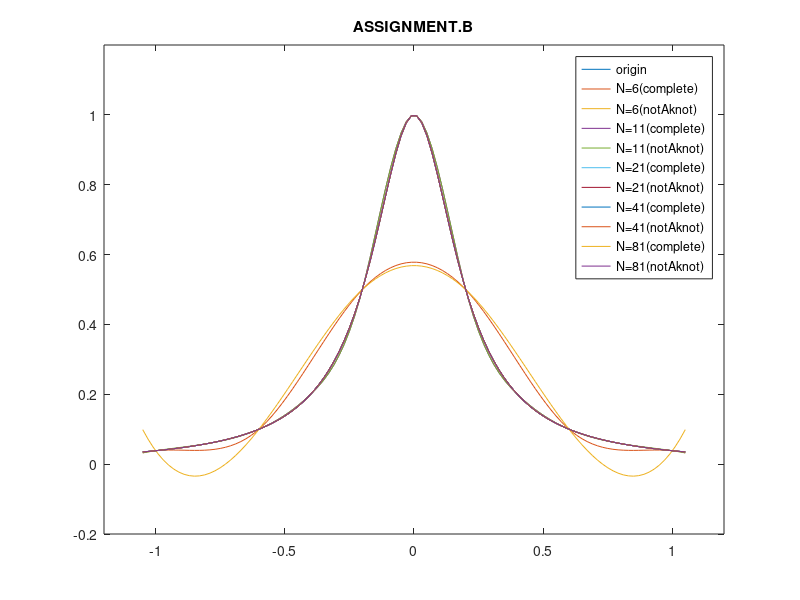

This figure's MATLAB source:
x = [-1.05:0.02:1.05];
origin = 1./(1+25*x.^2);

y1 = ( 1.87749 + 6.21302*x.^1 + 6.98292*x.^2 + 2.60893*x.^3 ).*(x<-0.6) ...
+( 0.55 + -0.424422*x.^1 + -4.07948*x.^2 + -3.53685*x.^3 ).*(x>=-0.6 & x<-0.2) ...
+( 0.578295 + -1.33227e-15*x.^1 + -1.95737*x.^2 + 8.51171e-15*x.^3 ).*(x>=-0.2 & x<0.2) ...
+( 0.55 + 0.424422*x.^1 + -4.07948*x.^2 + 3.53685*x.^3 ).*(x>=0.2 & x<0.6) ...
+( 1.87749 + -6.21302*x.^1 + 6.98292*x.^2 + -2.60893*x.^3 ).*(x>=0.6);

y2 = ( 0.55 + -0.276923*x.^1 + -3.09615*x.^2 + -2.30769*x.^3 ).*(x<-0.6) ...
+( 0.55 + -0.276923*x.^1 + -3.09615*x.^2 + -2.30769*x.^3 ).*(x>=-0.6 & x<-0.2) ...
+( 0.568462 + -1.22125e-15*x.^1 + -1.71154*x.^2 + 7.58652e-15*x.^3 ).*(x>=-0.2 & x<0.2) ...
+( 0.55 + 0.276923*x.^1 + -3.09615*x.^2 + 2.30769*x.^3 ).*(x>=0.2 & x<0.6) ...
+( 0.55 + 0.276923*x.^1 + -3.09615*x.^2 + 2.30769*x.^3 ).*(x>=0.6);

y3 = ( 0.317453 + 0.566269*x.^1 + 0.369527*x.^2 + 0.0822499*x.^3 ).*(x<-0.8) ...
+( 0.768288 + 2.2569*x.^1 + 2.48282*x.^2 + 0.962788*x.^3 ).*(x>=-0.8 & x<-0.6) ...
+( 0.736956 + 2.10024*x.^1 + 2.22172*x.^2 + 0.817731*x.^3 ).*(x>=-0.6 & x<-0.4) ...
+( 1.54308 + 8.14614*x.^1 + 17.3365*x.^2 + 13.4133*x.^3 ).*(x>=-0.4 & x<-0.2) ...
+( 1 + 1.33227e-15*x.^1 + -23.3942*x.^2 + -54.4711*x.^3 ).*(x>=-0.2 & x<0) ...
+( 1 + 8.88178e-16*x.^1 + -23.3942*x.^2 + 54.4711*x.^3 ).*(x>=0 & x<0.2) ...
+( 1.54308 + -8.14614*x.^1 + 17.3365*x.^2 + -13.4133*x.^3 ).*(x>=0.2 & x<0.4) ...
+( 0.736956 + -2.10024*x.^1 + 2.22172*x.^2 + -0.817731*x.^3 ).*(x>=0.4 & x<0.6) ...
+( 0.768288 + -2.2569*x.^1 + 2.48282*x.^2 + -0.962788*x.^3 ).*(x>=0.6 & x<0.8) ...
+( 0.317453 + -0.566269*x.^1 + 0.369527*x.^2 + -0.0822499*x.^3 ).*(x>=0.8);

y4 = ( 0.72123 + 2.03032*x.^1 + 2.12425*x.^2 + 0.776695*x.^3 ).*(x<-0.8) ...
+( 0.72123 + 2.03032*x.^1 + 2.12425*x.^2 + 0.776695*x.^3 ).*(x>=-0.8 & x<-0.6) ...
+( 0.740878 + 2.12856*x.^1 + 2.28798*x.^2 + 0.867659*x.^3 ).*(x>=-0.6 & x<-0.4) ...
+( 1.54293 + 8.14396*x.^1 + 17.3265*x.^2 + 13.3997*x.^3 ).*(x>=-0.4 & x<-0.2) ...
+( 1 + 1.33227e-15*x.^1 + -23.3933*x.^2 + -54.4666*x.^3 ).*(x>=-0.2 & x<0) ...
+( 1 + 8.88178e-16*x.^1 + -23.3933*x.^2 + 54.4666*x.^3 ).*(x>=0 & x<0.2) ...
+( 1.54293 + -8.14396*x.^1 + 17.3265*x.^2 + -13.3997*x.^3 ).*(x>=0.2 & x<0.4) ...
+( 0.740878 + -2.12856*x.^1 + 2.28798*x.^2 + -0.867659*x.^3 ).*(x>=0.4 & x<0.6) ...
+( 0.72123 + -2.03032*x.^1 + 2.12425*x.^2 + -0.776695*x.^3 ).*(x>=0.6 & x<0.8) ...
+( 0.72123 + -2.03032*x.^1 + 2.12425*x.^2 + -0.776695*x.^3 ).*(x>=0.8);

y5 = ( 0.380661 + 0.775048*x.^1 + 0.597462*x.^2 + 0.164613*x.^3 ).*(x<-0.9) ...
+( 0.458881 + 1.03578*x.^1 + 0.887165*x.^2 + 0.271911*x.^3 ).*(x>=-0.9 & x<-0.8) ...
+( 0.557122 + 1.40418*x.^1 + 1.34767*x.^2 + 0.463786*x.^3 ).*(x>=-0.8 & x<-0.7) ...
+( 0.696321 + 2.00075*x.^1 + 2.19991*x.^2 + 0.869615*x.^3 ).*(x>=-0.7 & x<-0.6) ...
+( 0.84984 + 2.76835*x.^1 + 3.47923*x.^2 + 1.58035*x.^3 ).*(x>=-0.6 & x<-0.5) ...
+( 1.09532 + 4.24121*x.^1 + 6.42497*x.^2 + 3.54417*x.^3 ).*(x>=-0.5 & x<-0.4) ...
+( 1.23511 + 5.28962*x.^1 + 9.04599*x.^2 + 5.72836*x.^3 ).*(x>=-0.4 & x<-0.3) ...
+( 1.41887 + 7.12726*x.^1 + 15.1714*x.^2 + 12.5344*x.^3 ).*(x>=-0.3 & x<-0.2) ...
+( 1.05628 + 1.68844*x.^1 + -12.0227*x.^2 + -32.7891*x.^3 ).*(x>=-0.2 & x<-0.1) ...
+( 1 + 4.44089e-16*x.^1 + -28.907*x.^2 + -89.0703*x.^3 ).*(x>=-0.1 & x<0) ...
+( 1 + 4.44089e-16*x.^1 + -28.907*x.^2 + 89.0703*x.^3 ).*(x>=0 & x<0.1) ...
+( 1.05628 + -1.68844*x.^1 + -12.0227*x.^2 + 32.7891*x.^3 ).*(x>=0.1 & x<0.2) ...
+( 1.41887 + -7.12726*x.^1 + 15.1714*x.^2 + -12.5344*x.^3 ).*(x>=0.2 & x<0.3) ...
+( 1.23511 + -5.28962*x.^1 + 9.04599*x.^2 + -5.72836*x.^3 ).*(x>=0.3 & x<0.4) ...
+( 1.09532 + -4.24121*x.^1 + 6.42497*x.^2 + -3.54417*x.^3 ).*(x>=0.4 & x<0.5) ...
+( 0.84984 + -2.76835*x.^1 + 3.47923*x.^2 + -1.58035*x.^3 ).*(x>=0.5 & x<0.6) ...
+( 0.696321 + -2.00075*x.^1 + 2.19991*x.^2 + -0.869615*x.^3 ).*(x>=0.6 & x<0.7) ...
+( 0.557122 + -1.40418*x.^1 + 1.34767*x.^2 + -0.463786*x.^3 ).*(x>=0.7 & x<0.8) ...
+( 0.458881 + -1.03578*x.^1 + 0.887165*x.^2 + -0.271911*x.^3 ).*(x>=0.8 & x<0.9) ...
+( 0.380661 + -0.775048*x.^1 + 0.597462*x.^2 + -0.164613*x.^3 ).*(x>=0.9);

y6 = ( 0.446418 + 0.990029*x.^1 + 0.831308*x.^2 + 0.249236*x.^3 ).*(x<-0.9) ...
+( 0.446418 + 0.990029*x.^1 + 0.831308*x.^2 + 0.249236*x.^3 ).*(x>=-0.9 & x<-0.8) ...
+( 0.559379 + 1.41363*x.^1 + 1.36081*x.^2 + 0.469862*x.^3 ).*(x>=-0.8 & x<-0.7) ...
+( 0.695936 + 1.99887*x.^1 + 2.19687*x.^2 + 0.867987*x.^3 ).*(x>=-0.7 & x<-0.6) ...
+( 0.849901 + 2.7687*x.^1 + 3.47992*x.^2 + 1.58079*x.^3 ).*(x>=-0.6 & x<-0.5) ...
+( 1.09531 + 4.24115*x.^1 + 6.42482*x.^2 + 3.54406*x.^3 ).*(x>=-0.5 & x<-0.4) ...
+( 1.23511 + 5.28963*x.^1 + 9.04602*x.^2 + 5.72839*x.^3 ).*(x>=-0.4 & x<-0.3) ...
+( 1.41887 + 7.12726*x.^1 + 15.1714*x.^2 + 12.5344*x.^3 ).*(x>=-0.3 & x<-0.2) ...
+( 1.05628 + 1.68844*x.^1 + -12.0227*x.^2 + -32.7891*x.^3 ).*(x>=-0.2 & x<-0.1) ...
+( 1 + -4.44089e-16*x.^1 + -28.907*x.^2 + -89.0703*x.^3 ).*(x>=-0.1 & x<0) ...
+( 1 + 4.44089e-16*x.^1 + -28.907*x.^2 + 89.0703*x.^3 ).*(x>=0 & x<0.1) ...
+( 1.05628 + -1.68844*x.^1 + -12.0227*x.^2 + 32.7891*x.^3 ).*(x>=0.1 & x<0.2) ...
+( 1.41887 + -7.12726*x.^1 + 15.1714*x.^2 + -12.5344*x.^3 ).*(x>=0.2 & x<0.3) ...
+( 1.23511 + -5.28963*x.^1 + 9.04602*x.^2 + -5.72839*x.^3 ).*(x>=0.3 & x<0.4) ...
+( 1.09531 + -4.24115*x.^1 + 6.42482*x.^2 + -3.54406*x.^3 ).*(x>=0.4 & x<0.5) ...
+( 0.849901 + -2.7687*x.^1 + 3.47992*x.^2 + -1.58079*x.^3 ).*(x>=0.5 & x<0.6) ...
+( 0.695936 + -1.99887*x.^1 + 2.19687*x.^2 + -0.867987*x.^3 ).*(x>=0.6 & x<0.7) ...
+( 0.559379 + -1.41363*x.^1 + 1.36081*x.^2 + -0.469862*x.^3 ).*(x>=0.7 & x<0.8) ...
+( 0.446418 + -0.990029*x.^1 + 0.831308*x.^2 + -0.249236*x.^3 ).*(x>=0.8 & x<0.9) ...
+( 0.446418 + -0.990029*x.^1 + 0.831308*x.^2 + -0.249236*x.^3 ).*(x>=0.9);

y7 = ( 0.364591 + 0.725603*x.^1 + 0.546782*x.^2 + 0.147309*x.^3 ).*(x<-0.95) ...
+( 0.39862 + 0.833062*x.^1 + 0.659896*x.^2 + 0.186998*x.^3 ).*(x>=-0.95 & x<-0.9) ...
+( 0.437549 + 0.962826*x.^1 + 0.804079*x.^2 + 0.240399*x.^3 ).*(x>=-0.9 & x<-0.85) ...
+( 0.481809 + 1.11904*x.^1 + 0.987856*x.^2 + 0.312468*x.^3 ).*(x>=-0.85 & x<-0.8) ...
+( 0.532339 + 1.30852*x.^1 + 1.22472*x.^2 + 0.41116*x.^3 ).*(x>=-0.8 & x<-0.75) ...
+( 0.590092 + 1.53954*x.^1 + 1.53273*x.^2 + 0.548056*x.^3 ).*(x>=-0.75 & x<-0.7) ...
+( 0.656105 + 1.82245*x.^1 + 1.9369*x.^2 + 0.740515*x.^3 ).*(x>=-0.7 & x<-0.65) ...
+( 0.731384 + 2.16989*x.^1 + 2.47142*x.^2 + 1.01463*x.^3 ).*(x>=-0.65 & x<-0.6) ...
+( 0.816702 + 2.59648*x.^1 + 3.1824*x.^2 + 1.40962*x.^3 ).*(x>=-0.6 & x<-0.55) ...
+( 0.912191 + 3.11733*x.^1 + 4.1294*x.^2 + 1.98356*x.^3 ).*(x>=-0.55 & x<-0.5) ...
+( 1.01658 + 3.74365*x.^1 + 5.38203*x.^2 + 2.81865*x.^3 ).*(x>=-0.5 & x<-0.45) ...
+( 1.1258 + 4.47178*x.^1 + 7.00011*x.^2 + 4.01722*x.^3 ).*(x>=-0.45 & x<-0.4) ...
+( 1.2308 + 5.25928*x.^1 + 8.96884*x.^2 + 5.65783*x.^3 ).*(x>=-0.4 & x<-0.35) ...
+( 1.31449 + 5.97668*x.^1 + 11.0186*x.^2 + 7.60997*x.^3 ).*(x>=-0.35 & x<-0.3) ...
+( 1.35015 + 6.33321*x.^1 + 12.207*x.^2 + 8.93044*x.^3 ).*(x>=-0.3 & x<-0.25) ...
+( 1.30747 + 5.82111*x.^1 + 10.1586*x.^2 + 6.19921*x.^3 ).*(x>=-0.25 & x<-0.2) ...
+( 1.18258 + 3.94775*x.^1 + 0.791808*x.^2 + -9.41209*x.^3 ).*(x>=-0.2 & x<-0.15) ...
+( 1.0439 + 1.17418*x.^1 + -17.6987*x.^2 + -50.5021*x.^3 ).*(x>=-0.15 & x<-0.1) ...
+( 0.995237 + -0.285797*x.^1 + -32.2984*x.^2 + -99.1679*x.^3 ).*(x>=-0.1 & x<-0.05) ...
+( 1 + 8.88178e-16*x.^1 + -26.5825*x.^2 + -61.0617*x.^3 ).*(x>=-0.05 & x<0) ...
+( 1 + 4.44089e-16*x.^1 + -26.5825*x.^2 + 61.0617*x.^3 ).*(x>=0 & x<0.05) ...
+( 0.995237 + 0.285797*x.^1 + -32.2984*x.^2 + 99.1679*x.^3 ).*(x>=0.05 & x<0.1) ...
+( 1.0439 + -1.17418*x.^1 + -17.6987*x.^2 + 50.5021*x.^3 ).*(x>=0.1 & x<0.15) ...
+( 1.18258 + -3.94775*x.^1 + 0.791808*x.^2 + 9.41209*x.^3 ).*(x>=0.15 & x<0.2) ...
+( 1.30747 + -5.82111*x.^1 + 10.1586*x.^2 + -6.19921*x.^3 ).*(x>=0.2 & x<0.25) ...
+( 1.35015 + -6.33321*x.^1 + 12.207*x.^2 + -8.93044*x.^3 ).*(x>=0.25 & x<0.3) ...
+( 1.31449 + -5.97668*x.^1 + 11.0186*x.^2 + -7.60997*x.^3 ).*(x>=0.3 & x<0.35) ...
+( 1.2308 + -5.25928*x.^1 + 8.96884*x.^2 + -5.65783*x.^3 ).*(x>=0.35 & x<0.4) ...
+( 1.1258 + -4.47178*x.^1 + 7.00011*x.^2 + -4.01722*x.^3 ).*(x>=0.4 & x<0.45) ...
+( 1.01658 + -3.74365*x.^1 + 5.38203*x.^2 + -2.81865*x.^3 ).*(x>=0.45 & x<0.5) ...
+( 0.912191 + -3.11733*x.^1 + 4.1294*x.^2 + -1.98356*x.^3 ).*(x>=0.5 & x<0.55) ...
+( 0.816702 + -2.59648*x.^1 + 3.1824*x.^2 + -1.40962*x.^3 ).*(x>=0.55 & x<0.6) ...
+( 0.731384 + -2.16989*x.^1 + 2.47142*x.^2 + -1.01463*x.^3 ).*(x>=0.6 & x<0.65) ...
+( 0.656105 + -1.82245*x.^1 + 1.9369*x.^2 + -0.740515*x.^3 ).*(x>=0.65 & x<0.7) ...
+( 0.590092 + -1.53954*x.^1 + 1.53273*x.^2 + -0.548056*x.^3 ).*(x>=0.7 & x<0.75) ...
+( 0.532339 + -1.30852*x.^1 + 1.22472*x.^2 + -0.41116*x.^3 ).*(x>=0.75 & x<0.8) ...
+( 0.481809 + -1.11904*x.^1 + 0.987856*x.^2 + -0.312468*x.^3 ).*(x>=0.8 & x<0.85) ...
+( 0.437549 + -0.962826*x.^1 + 0.804079*x.^2 + -0.240399*x.^3 ).*(x>=0.85 & x<0.9) ...
+( 0.39862 + -0.833062*x.^1 + 0.659896*x.^2 + -0.186998*x.^3 ).*(x>=0.9 & x<0.95) ...
+( 0.364591 + -0.725603*x.^1 + 0.546782*x.^2 + -0.147309*x.^3 ).*(x>=0.95);
 
y8 = ( 0.392297 + 0.81221*x.^1 + 0.636985*x.^2 + 0.17861*x.^3 ).*(x<-0.95) ...
+( 0.392297 + 0.81221*x.^1 + 0.636985*x.^2 + 0.17861*x.^3 ).*(x>=-0.95 & x<-0.9) ...
+( 0.438979 + 0.967816*x.^1 + 0.809881*x.^2 + 0.242646*x.^3 ).*(x>=-0.9 & x<-0.85) ...
+( 0.481489 + 1.11785*x.^1 + 0.986392*x.^2 + 0.311866*x.^3 ).*(x>=-0.85 & x<-0.8) ...
+( 0.53241 + 1.3088*x.^1 + 1.22508*x.^2 + 0.411321*x.^3 ).*(x>=-0.8 & x<-0.75) ...
+( 0.590076 + 1.53947*x.^1 + 1.53264*x.^2 + 0.548012*x.^3 ).*(x>=-0.75 & x<-0.7) ...
+( 0.656109 + 1.82247*x.^1 + 1.93692*x.^2 + 0.740527*x.^3 ).*(x>=-0.7 & x<-0.65) ...
+( 0.731384 + 2.16989*x.^1 + 2.47142*x.^2 + 1.01463*x.^3 ).*(x>=-0.65 & x<-0.6) ...
+( 0.816702 + 2.59648*x.^1 + 3.18241*x.^2 + 1.40962*x.^3 ).*(x>=-0.6 & x<-0.55) ...
+( 0.912191 + 3.11733*x.^1 + 4.1294*x.^2 + 1.98356*x.^3 ).*(x>=-0.55 & x<-0.5) ...
+( 1.01658 + 3.74365*x.^1 + 5.38203*x.^2 + 2.81865*x.^3 ).*(x>=-0.5 & x<-0.45) ...
+( 1.1258 + 4.47178*x.^1 + 7.00011*x.^2 + 4.01722*x.^3 ).*(x>=-0.45 & x<-0.4) ...
+( 1.2308 + 5.25928*x.^1 + 8.96884*x.^2 + 5.65783*x.^3 ).*(x>=-0.4 & x<-0.35) ...
+( 1.31449 + 5.97668*x.^1 + 11.0186*x.^2 + 7.60997*x.^3 ).*(x>=-0.35 & x<-0.3) ...
+( 1.35015 + 6.33321*x.^1 + 12.207*x.^2 + 8.93044*x.^3 ).*(x>=-0.3 & x<-0.25) ...
+( 1.30747 + 5.82111*x.^1 + 10.1586*x.^2 + 6.19921*x.^3 ).*(x>=-0.25 & x<-0.2) ...
+( 1.18258 + 3.94775*x.^1 + 0.791808*x.^2 + -9.41209*x.^3 ).*(x>=-0.2 & x<-0.15) ...
+( 1.0439 + 1.17418*x.^1 + -17.6987*x.^2 + -50.5021*x.^3 ).*(x>=-0.15 & x<-0.1) ...
+( 0.995237 + -0.285797*x.^1 + -32.2984*x.^2 + -99.1679*x.^3 ).*(x>=-0.1 & x<-0.05) ...
+( 1 + 4.44089e-16*x.^1 + -26.5825*x.^2 + -61.0617*x.^3 ).*(x>=-0.05 & x<0) ...
+( 1 + 4.44089e-16*x.^1 + -26.5825*x.^2 + 61.0617*x.^3 ).*(x>=0 & x<0.05) ...
+( 0.995237 + 0.285797*x.^1 + -32.2984*x.^2 + 99.1679*x.^3 ).*(x>=0.05 & x<0.1) ...
+( 1.0439 + -1.17418*x.^1 + -17.6987*x.^2 + 50.5021*x.^3 ).*(x>=0.1 & x<0.15) ...
+( 1.18258 + -3.94775*x.^1 + 0.791808*x.^2 + 9.41209*x.^3 ).*(x>=0.15 & x<0.2) ...
+( 1.30747 + -5.82111*x.^1 + 10.1586*x.^2 + -6.19921*x.^3 ).*(x>=0.2 & x<0.25) ...
+( 1.35015 + -6.33321*x.^1 + 12.207*x.^2 + -8.93044*x.^3 ).*(x>=0.25 & x<0.3) ...
+( 1.31449 + -5.97668*x.^1 + 11.0186*x.^2 + -7.60997*x.^3 ).*(x>=0.3 & x<0.35) ...
+( 1.2308 + -5.25928*x.^1 + 8.96884*x.^2 + -5.65783*x.^3 ).*(x>=0.35 & x<0.4) ...
+( 1.1258 + -4.47178*x.^1 + 7.00011*x.^2 + -4.01722*x.^3 ).*(x>=0.4 & x<0.45) ...
+( 1.01658 + -3.74365*x.^1 + 5.38203*x.^2 + -2.81865*x.^3 ).*(x>=0.45 & x<0.5) ...
+( 0.912191 + -3.11733*x.^1 + 4.1294*x.^2 + -1.98356*x.^3 ).*(x>=0.5 & x<0.55) ...
+( 0.816702 + -2.59648*x.^1 + 3.18241*x.^2 + -1.40962*x.^3 ).*(x>=0.55 & x<0.6) ...
+( 0.731384 + -2.16989*x.^1 + 2.47142*x.^2 + -1.01463*x.^3 ).*(x>=0.6 & x<0.65) ...
+( 0.656109 + -1.82247*x.^1 + 1.93692*x.^2 + -0.740527*x.^3 ).*(x>=0.65 & x<0.7) ...
+( 0.590076 + -1.53947*x.^1 + 1.53264*x.^2 + -0.548012*x.^3 ).*(x>=0.7 & x<0.75) ...
+( 0.53241 + -1.3088*x.^1 + 1.22508*x.^2 + -0.411321*x.^3 ).*(x>=0.75 & x<0.8) ...
+( 0.481489 + -1.11785*x.^1 + 0.986392*x.^2 + -0.311866*x.^3 ).*(x>=0.8 & x<0.85) ...
+( 0.438979 + -0.967816*x.^1 + 0.809881*x.^2 + -0.242646*x.^3 ).*(x>=0.85 & x<0.9) ...
+( 0.392297 + -0.81221*x.^1 + 0.636985*x.^2 + -0.17861*x.^3 ).*(x>=0.9) ...

y9 = ( 0.356669 + 0.701535*x.^1 + 0.522411*x.^2 + 0.139084*x.^3 ).*(x<-0.975) ...
+( 0.372699 + 0.750856*x.^1 + 0.572996*x.^2 + 0.156378*x.^3 ).*(x>=-0.975 & x<-0.95) ...
+( 0.389836 + 0.804973*x.^1 + 0.629961*x.^2 + 0.176366*x.^3 ).*(x>=-0.95 & x<-0.925) ...
+( 0.40807 + 0.86411*x.^1 + 0.693894*x.^2 + 0.199404*x.^3 ).*(x>=-0.925 & x<-0.9) ...
+( 0.427511 + 0.928914*x.^1 + 0.765898*x.^2 + 0.226073*x.^3 ).*(x>=-0.9 & x<-0.875) ...
+( 0.448248 + 1.00001*x.^1 + 0.847155*x.^2 + 0.257027*x.^3 ).*(x>=-0.875 & x<-0.85) ...
+( 0.470384 + 1.07814*x.^1 + 0.939069*x.^2 + 0.293072*x.^3 ).*(x>=-0.85 & x<-0.825) ...
+( 0.494027 + 1.16411*x.^1 + 1.04328*x.^2 + 0.335177*x.^3 ).*(x>=-0.825 & x<-0.8) ...
+( 0.519291 + 1.25886*x.^1 + 1.16171*x.^2 + 0.384522*x.^3 ).*(x>=-0.8 & x<-0.775) ...
+( 0.546299 + 1.3634*x.^1 + 1.2966*x.^2 + 0.442542*x.^3 ).*(x>=-0.775 & x<-0.75) ...
+( 0.575177 + 1.47891*x.^1 + 1.45062*x.^2 + 0.510993*x.^3 ).*(x>=-0.75 & x<-0.725) ...
+( 0.606054 + 1.60668*x.^1 + 1.62685*x.^2 + 0.592019*x.^3 ).*(x>=-0.725 & x<-0.7) ...
+( 0.639061 + 1.74814*x.^1 + 1.82894*x.^2 + 0.688251*x.^3 ).*(x>=-0.7 & x<-0.675) ...
+( 0.674327 + 1.90488*x.^1 + 2.06114*x.^2 + 0.802918*x.^3 ).*(x>=-0.675 & x<-0.65) ...
+( 0.711967 + 2.0786*x.^1 + 2.32841*x.^2 + 0.93998*x.^3 ).*(x>=-0.65 & x<-0.625) ...
+( 0.752083 + 2.27116*x.^1 + 2.63649*x.^2 + 1.10429*x.^3 ).*(x>=-0.625 & x<-0.6) ...
+( 0.794743 + 2.48446*x.^1 + 2.99199*x.^2 + 1.30179*x.^3 ).*(x>=-0.6 & x<-0.575) ...
+( 0.83997 + 2.72042*x.^1 + 3.40237*x.^2 + 1.53969*x.^3 ).*(x>=-0.575 & x<-0.55) ...
+( 0.887715 + 2.98085*x.^1 + 3.87587*x.^2 + 1.82666*x.^3 ).*(x>=-0.55 & x<-0.525) ...
+( 0.937829 + 3.26722*x.^1 + 4.42134*x.^2 + 2.17299*x.^3 ).*(x>=-0.525 & x<-0.5) ...
+( 0.990021 + 3.58037*x.^1 + 5.04763*x.^2 + 2.59052*x.^3 ).*(x>=-0.5 & x<-0.475) ...
+( 1.0438 + 3.92001*x.^1 + 5.76268*x.^2 + 3.09231*x.^3 ).*(x>=-0.475 & x<-0.45) ...
+( 1.0984 + 4.28405*x.^1 + 6.57166*x.^2 + 3.69155*x.^3 ).*(x>=-0.45 & x<-0.425) ...
+( 1.15273 + 4.66752*x.^1 + 7.47393*x.^2 + 4.39922*x.^3 ).*(x>=-0.425 & x<-0.4) ...
+( 1.20521 + 5.06113*x.^1 + 8.45796*x.^2 + 5.21924*x.^3 ).*(x>=-0.4 & x<-0.375) ...
+( 1.25374 + 5.44933*x.^1 + 9.49316*x.^2 + 6.13942*x.^3 ).*(x>=-0.375 & x<-0.35) ...
+( 1.29556 + 5.80782*x.^1 + 10.5174*x.^2 + 7.11491*x.^3 ).*(x>=-0.35 & x<-0.325) ...
+( 1.32729 + 6.10074*x.^1 + 11.4187*x.^2 + 8.0393*x.^3 ).*(x>=-0.325 & x<-0.3) ...
+( 1.34504 + 6.27822*x.^1 + 12.0103*x.^2 + 8.69662*x.^3 ).*(x>=-0.3 & x<-0.275) ...
+( 1.34482 + 6.27588*x.^1 + 12.0018*x.^2 + 8.6863*x.^3 ).*(x>=-0.275 & x<-0.25) ...
+( 1.32346 + 6.01945*x.^1 + 10.9761*x.^2 + 7.3187*x.^3 ).*(x>=-0.25 & x<-0.225) ...
+( 1.27996 + 5.43949*x.^1 + 8.39848*x.^2 + 3.50003*x.^3 ).*(x>=-0.225 & x<-0.2) ...
+( 1.21745 + 4.50188*x.^1 + 3.71043*x.^2 + -4.31338*x.^3 ).*(x>=-0.2 & x<-0.175) ...
+( 1.14472 + 3.25497*x.^1 + -3.41477*x.^2 + -17.8852*x.^3 ).*(x>=-0.175 & x<-0.15) ...
+( 1.07578 + 1.87622*x.^1 + -12.6064*x.^2 + -38.3111*x.^3 ).*(x>=-0.15 & x<-0.125) ...
+( 1.02546 + 0.668595*x.^1 + -22.2674*x.^2 + -64.0738*x.^3 ).*(x>=-0.125 & x<-0.1) ...
+( 1.00114 + -0.0608587*x.^1 + -29.562*x.^2 + -88.3889*x.^3 ).*(x>=-0.1 & x<-0.075) ...
+( 0.996957 + -0.228369*x.^1 + -31.7954*x.^2 + -98.3154*x.^3 ).*(x>=-0.075 & x<-0.05) ...
+( 0.999237 + -0.0916026*x.^1 + -29.0601*x.^2 + -80.08*x.^3 ).*(x>=-0.05 & x<-0.025) ...
+( 1 + 1.33227e-15*x.^1 + -25.396*x.^2 + -31.2252*x.^3 ).*(x>=-0.025 & x<0) ...
+( 1 + 1.22125e-15*x.^1 + -25.396*x.^2 + 31.2252*x.^3 ).*(x>=0 & x<0.025) ...
+( 0.999237 + 0.0916026*x.^1 + -29.0601*x.^2 + 80.08*x.^3 ).*(x>=0.025 & x<0.05) ...
+( 0.996957 + 0.228369*x.^1 + -31.7954*x.^2 + 98.3154*x.^3 ).*(x>=0.05 & x<0.075) ...
+( 1.00114 + 0.0608587*x.^1 + -29.562*x.^2 + 88.3889*x.^3 ).*(x>=0.075 & x<0.1) ...
+( 1.02546 + -0.668595*x.^1 + -22.2674*x.^2 + 64.0738*x.^3 ).*(x>=0.1 & x<0.125) ...
+( 1.07578 + -1.87622*x.^1 + -12.6064*x.^2 + 38.3111*x.^3 ).*(x>=0.125 & x<0.15) ...
+( 1.14472 + -3.25497*x.^1 + -3.41477*x.^2 + 17.8852*x.^3 ).*(x>=0.15 & x<0.175) ...
+( 1.21745 + -4.50188*x.^1 + 3.71043*x.^2 + 4.31338*x.^3 ).*(x>=0.175 & x<0.2) ...
+( 1.27996 + -5.43949*x.^1 + 8.39848*x.^2 + -3.50003*x.^3 ).*(x>=0.2 & x<0.225) ...
+( 1.32346 + -6.01945*x.^1 + 10.9761*x.^2 + -7.3187*x.^3 ).*(x>=0.225 & x<0.25) ...
+( 1.34482 + -6.27588*x.^1 + 12.0018*x.^2 + -8.6863*x.^3 ).*(x>=0.25 & x<0.275) ...
+( 1.34504 + -6.27822*x.^1 + 12.0103*x.^2 + -8.69662*x.^3 ).*(x>=0.275 & x<0.3) ...
+( 1.32729 + -6.10074*x.^1 + 11.4187*x.^2 + -8.0393*x.^3 ).*(x>=0.3 & x<0.325) ...
+( 1.29556 + -5.80782*x.^1 + 10.5174*x.^2 + -7.11491*x.^3 ).*(x>=0.325 & x<0.35) ...
+( 1.25374 + -5.44933*x.^1 + 9.49316*x.^2 + -6.13942*x.^3 ).*(x>=0.35 & x<0.375) ...
+( 1.20521 + -5.06113*x.^1 + 8.45796*x.^2 + -5.21924*x.^3 ).*(x>=0.375 & x<0.4) ...
+( 1.15273 + -4.66752*x.^1 + 7.47393*x.^2 + -4.39922*x.^3 ).*(x>=0.4 & x<0.425) ...
+( 1.0984 + -4.28405*x.^1 + 6.57166*x.^2 + -3.69155*x.^3 ).*(x>=0.425 & x<0.45) ...
+( 1.0438 + -3.92001*x.^1 + 5.76268*x.^2 + -3.09231*x.^3 ).*(x>=0.45 & x<0.475) ...
+( 0.990021 + -3.58037*x.^1 + 5.04763*x.^2 + -2.59052*x.^3 ).*(x>=0.475 & x<0.5) ...
+( 0.937829 + -3.26722*x.^1 + 4.42134*x.^2 + -2.17299*x.^3 ).*(x>=0.5 & x<0.525) ...
+( 0.887715 + -2.98085*x.^1 + 3.87587*x.^2 + -1.82666*x.^3 ).*(x>=0.525 & x<0.55) ...
+( 0.83997 + -2.72042*x.^1 + 3.40237*x.^2 + -1.53969*x.^3 ).*(x>=0.55 & x<0.575) ...
+( 0.794743 + -2.48446*x.^1 + 2.99199*x.^2 + -1.30179*x.^3 ).*(x>=0.575 & x<0.6) ...
+( 0.752083 + -2.27116*x.^1 + 2.63649*x.^2 + -1.10429*x.^3 ).*(x>=0.6 & x<0.625) ...
+( 0.711967 + -2.0786*x.^1 + 2.32841*x.^2 + -0.93998*x.^3 ).*(x>=0.625 & x<0.65) ...
+( 0.674327 + -1.90488*x.^1 + 2.06114*x.^2 + -0.802918*x.^3 ).*(x>=0.65 & x<0.675) ...
+( 0.639061 + -1.74814*x.^1 + 1.82894*x.^2 + -0.688251*x.^3 ).*(x>=0.675 & x<0.7) ...
+( 0.606054 + -1.60668*x.^1 + 1.62685*x.^2 + -0.592019*x.^3 ).*(x>=0.7 & x<0.725) ...
+( 0.575177 + -1.47891*x.^1 + 1.45062*x.^2 + -0.510993*x.^3 ).*(x>=0.725 & x<0.75) ...
+( 0.546299 + -1.3634*x.^1 + 1.2966*x.^2 + -0.442542*x.^3 ).*(x>=0.75 & x<0.775) ...
+( 0.519291 + -1.25886*x.^1 + 1.16171*x.^2 + -0.384522*x.^3 ).*(x>=0.775 & x<0.8) ...
+( 0.494027 + -1.16411*x.^1 + 1.04328*x.^2 + -0.335177*x.^3 ).*(x>=0.8 & x<0.825) ...
+( 0.470384 + -1.07814*x.^1 + 0.939069*x.^2 + -0.293072*x.^3 ).*(x>=0.825 & x<0.85) ...
+( 0.448248 + -1.00001*x.^1 + 0.847155*x.^2 + -0.257027*x.^3 ).*(x>=0.85 & x<0.875) ...
+( 0.427511 + -0.928914*x.^1 + 0.765898*x.^2 + -0.226073*x.^3 ).*(x>=0.875 & x<0.9) ...
+( 0.40807 + -0.86411*x.^1 + 0.693894*x.^2 + -0.199404*x.^3 ).*(x>=0.9 & x<0.925) ...
+( 0.389836 + -0.804973*x.^1 + 0.629961*x.^2 + -0.176366*x.^3 ).*(x>=0.925 & x<0.95) ...
+( 0.372699 + -0.750856*x.^1 + 0.572996*x.^2 + -0.156378*x.^3 ).*(x>=0.95 & x<0.975) ...
+( 0.356669 + -0.701535*x.^1 + 0.522411*x.^2 + -0.139084*x.^3 ).*(x>=0.975);

y10 = ( 0.369514 + 0.740852*x.^1 + 0.562523*x.^2 + 0.152723*x.^3 ).*(x<-0.975) ...
+( 0.369514 + 0.740852*x.^1 + 0.562523*x.^2 + 0.152723*x.^3 ).*(x>=-0.975 & x<-0.95) ...
+( 0.390624 + 0.807515*x.^1 + 0.632694*x.^2 + 0.177345*x.^3 ).*(x>=-0.95 & x<-0.925) ...
+( 0.407875 + 0.863465*x.^1 + 0.693181*x.^2 + 0.199142*x.^3 ).*(x>=-0.925 & x<-0.9) ...
+( 0.427559 + 0.929078*x.^1 + 0.766084*x.^2 + 0.226143*x.^3 ).*(x>=-0.9 & x<-0.875) ...
+( 0.448237 + 0.999972*x.^1 + 0.847106*x.^2 + 0.257009*x.^3 ).*(x>=-0.875 & x<-0.85) ...
+( 0.470387 + 1.07815*x.^1 + 0.939081*x.^2 + 0.293077*x.^3 ).*(x>=-0.85 & x<-0.825) ...
+( 0.494026 + 1.16411*x.^1 + 1.04328*x.^2 + 0.335176*x.^3 ).*(x>=-0.825 & x<-0.8) ...
+( 0.519292 + 1.25886*x.^1 + 1.16171*x.^2 + 0.384522*x.^3 ).*(x>=-0.8 & x<-0.775) ...
+( 0.546299 + 1.3634*x.^1 + 1.2966*x.^2 + 0.442542*x.^3 ).*(x>=-0.775 & x<-0.75) ...
+( 0.575177 + 1.47891*x.^1 + 1.45062*x.^2 + 0.510993*x.^3 ).*(x>=-0.75 & x<-0.725) ...
+( 0.606054 + 1.60668*x.^1 + 1.62685*x.^2 + 0.592019*x.^3 ).*(x>=-0.725 & x<-0.7) ...
+( 0.639061 + 1.74814*x.^1 + 1.82894*x.^2 + 0.688251*x.^3 ).*(x>=-0.7 & x<-0.675) ...
+( 0.674327 + 1.90488*x.^1 + 2.06114*x.^2 + 0.802918*x.^3 ).*(x>=-0.675 & x<-0.65) ...
+( 0.711967 + 2.0786*x.^1 + 2.32841*x.^2 + 0.93998*x.^3 ).*(x>=-0.65 & x<-0.625) ...
+( 0.752083 + 2.27116*x.^1 + 2.63649*x.^2 + 1.10429*x.^3 ).*(x>=-0.625 & x<-0.6) ...
+( 0.794743 + 2.48446*x.^1 + 2.99199*x.^2 + 1.30179*x.^3 ).*(x>=-0.6 & x<-0.575) ...
+( 0.83997 + 2.72042*x.^1 + 3.40237*x.^2 + 1.53969*x.^3 ).*(x>=-0.575 & x<-0.55) ...
+( 0.887715 + 2.98085*x.^1 + 3.87587*x.^2 + 1.82666*x.^3 ).*(x>=-0.55 & x<-0.525) ...
+( 0.937829 + 3.26722*x.^1 + 4.42134*x.^2 + 2.17299*x.^3 ).*(x>=-0.525 & x<-0.5) ...
+( 0.990021 + 3.58037*x.^1 + 5.04763*x.^2 + 2.59052*x.^3 ).*(x>=-0.5 & x<-0.475) ...
+( 1.0438 + 3.92001*x.^1 + 5.76268*x.^2 + 3.09231*x.^3 ).*(x>=-0.475 & x<-0.45) ...
+( 1.0984 + 4.28405*x.^1 + 6.57166*x.^2 + 3.69155*x.^3 ).*(x>=-0.45 & x<-0.425) ...
+( 1.15273 + 4.66752*x.^1 + 7.47393*x.^2 + 4.39922*x.^3 ).*(x>=-0.425 & x<-0.4) ...
+( 1.20521 + 5.06113*x.^1 + 8.45796*x.^2 + 5.21924*x.^3 ).*(x>=-0.4 & x<-0.375) ...
+( 1.25374 + 5.44933*x.^1 + 9.49316*x.^2 + 6.13942*x.^3 ).*(x>=-0.375 & x<-0.35) ...
+( 1.29556 + 5.80782*x.^1 + 10.5174*x.^2 + 7.11491*x.^3 ).*(x>=-0.35 & x<-0.325) ...
+( 1.32729 + 6.10074*x.^1 + 11.4187*x.^2 + 8.0393*x.^3 ).*(x>=-0.325 & x<-0.3) ...
+( 1.34504 + 6.27822*x.^1 + 12.0103*x.^2 + 8.69662*x.^3 ).*(x>=-0.3 & x<-0.275) ...
+( 1.34482 + 6.27588*x.^1 + 12.0018*x.^2 + 8.6863*x.^3 ).*(x>=-0.275 & x<-0.25) ...
+( 1.32346 + 6.01945*x.^1 + 10.9761*x.^2 + 7.3187*x.^3 ).*(x>=-0.25 & x<-0.225) ...
+( 1.27996 + 5.43949*x.^1 + 8.39848*x.^2 + 3.50003*x.^3 ).*(x>=-0.225 & x<-0.2) ...
+( 1.21745 + 4.50188*x.^1 + 3.71043*x.^2 + -4.31338*x.^3 ).*(x>=-0.2 & x<-0.175) ...
+( 1.14472 + 3.25497*x.^1 + -3.41477*x.^2 + -17.8852*x.^3 ).*(x>=-0.175 & x<-0.15) ...
+( 1.07578 + 1.87622*x.^1 + -12.6064*x.^2 + -38.3111*x.^3 ).*(x>=-0.15 & x<-0.125) ...
+( 1.02546 + 0.668595*x.^1 + -22.2674*x.^2 + -64.0738*x.^3 ).*(x>=-0.125 & x<-0.1) ...
+( 1.00114 + -0.0608587*x.^1 + -29.562*x.^2 + -88.3889*x.^3 ).*(x>=-0.1 & x<-0.075) ...
+( 0.996957 + -0.228369*x.^1 + -31.7954*x.^2 + -98.3154*x.^3 ).*(x>=-0.075 & x<-0.05) ...
+( 0.999237 + -0.0916026*x.^1 + -29.0601*x.^2 + -80.08*x.^3 ).*(x>=-0.05 & x<-0.025) ...
+( 1 + 1.33227e-15*x.^1 + -25.396*x.^2 + -31.2252*x.^3 ).*(x>=-0.025 & x<0) ...
+( 1 + 1.22125e-15*x.^1 + -25.396*x.^2 + 31.2252*x.^3 ).*(x>=0 & x<0.025) ...
+( 0.999237 + 0.0916026*x.^1 + -29.0601*x.^2 + 80.08*x.^3 ).*(x>=0.025 & x<0.05) ...
+( 0.996957 + 0.228369*x.^1 + -31.7954*x.^2 + 98.3154*x.^3 ).*(x>=0.05 & x<0.075) ...
+( 1.00114 + 0.0608587*x.^1 + -29.562*x.^2 + 88.3889*x.^3 ).*(x>=0.075 & x<0.1) ...
+( 1.02546 + -0.668595*x.^1 + -22.2674*x.^2 + 64.0738*x.^3 ).*(x>=0.1 & x<0.125) ...
+( 1.07578 + -1.87622*x.^1 + -12.6064*x.^2 + 38.3111*x.^3 ).*(x>=0.125 & x<0.15) ...
+( 1.14472 + -3.25497*x.^1 + -3.41477*x.^2 + 17.8852*x.^3 ).*(x>=0.15 & x<0.175) ...
+( 1.21745 + -4.50188*x.^1 + 3.71043*x.^2 + 4.31338*x.^3 ).*(x>=0.175 & x<0.2) ...
+( 1.27996 + -5.43949*x.^1 + 8.39848*x.^2 + -3.50003*x.^3 ).*(x>=0.2 & x<0.225) ...
+( 1.32346 + -6.01945*x.^1 + 10.9761*x.^2 + -7.3187*x.^3 ).*(x>=0.225 & x<0.25) ...
+( 1.34482 + -6.27588*x.^1 + 12.0018*x.^2 + -8.6863*x.^3 ).*(x>=0.25 & x<0.275) ...
+( 1.34504 + -6.27822*x.^1 + 12.0103*x.^2 + -8.69662*x.^3 ).*(x>=0.275 & x<0.3) ...
+( 1.32729 + -6.10074*x.^1 + 11.4187*x.^2 + -8.0393*x.^3 ).*(x>=0.3 & x<0.325) ...
+( 1.29556 + -5.80782*x.^1 + 10.5174*x.^2 + -7.11491*x.^3 ).*(x>=0.325 & x<0.35) ...
+( 1.25374 + -5.44933*x.^1 + 9.49316*x.^2 + -6.13942*x.^3 ).*(x>=0.35 & x<0.375) ...
+( 1.20521 + -5.06113*x.^1 + 8.45796*x.^2 + -5.21924*x.^3 ).*(x>=0.375 & x<0.4) ...
+( 1.15273 + -4.66752*x.^1 + 7.47393*x.^2 + -4.39922*x.^3 ).*(x>=0.4 & x<0.425) ...
+( 1.0984 + -4.28405*x.^1 + 6.57166*x.^2 + -3.69155*x.^3 ).*(x>=0.425 & x<0.45) ...
+( 1.0438 + -3.92001*x.^1 + 5.76268*x.^2 + -3.09231*x.^3 ).*(x>=0.45 & x<0.475) ...
+( 0.990021 + -3.58037*x.^1 + 5.04763*x.^2 + -2.59052*x.^3 ).*(x>=0.475 & x<0.5) ...
+( 0.937829 + -3.26722*x.^1 + 4.42134*x.^2 + -2.17299*x.^3 ).*(x>=0.5 & x<0.525) ...
+( 0.887715 + -2.98085*x.^1 + 3.87587*x.^2 + -1.82666*x.^3 ).*(x>=0.525 & x<0.55) ...
+( 0.83997 + -2.72042*x.^1 + 3.40237*x.^2 + -1.53969*x.^3 ).*(x>=0.55 & x<0.575) ...
+( 0.794743 + -2.48446*x.^1 + 2.99199*x.^2 + -1.30179*x.^3 ).*(x>=0.575 & x<0.6) ...
+( 0.752083 + -2.27116*x.^1 + 2.63649*x.^2 + -1.10429*x.^3 ).*(x>=0.6 & x<0.625) ...
+( 0.711967 + -2.0786*x.^1 + 2.32841*x.^2 + -0.93998*x.^3 ).*(x>=0.625 & x<0.65) ...
+( 0.674327 + -1.90488*x.^1 + 2.06114*x.^2 + -0.802918*x.^3 ).*(x>=0.65 & x<0.675) ...
+( 0.639061 + -1.74814*x.^1 + 1.82894*x.^2 + -0.688251*x.^3 ).*(x>=0.675 & x<0.7) ...
+( 0.606054 + -1.60668*x.^1 + 1.62685*x.^2 + -0.592019*x.^3 ).*(x>=0.7 & x<0.725) ...
+( 0.575177 + -1.47891*x.^1 + 1.45062*x.^2 + -0.510993*x.^3 ).*(x>=0.725 & x<0.75) ...
+( 0.546299 + -1.3634*x.^1 + 1.2966*x.^2 + -0.442542*x.^3 ).*(x>=0.75 & x<0.775) ...
+( 0.519292 + -1.25886*x.^1 + 1.16171*x.^2 + -0.384522*x.^3 ).*(x>=0.775 & x<0.8) ...
+( 0.494026 + -1.16411*x.^1 + 1.04328*x.^2 + -0.335176*x.^3 ).*(x>=0.8 & x<0.825) ...
+( 0.470387 + -1.07815*x.^1 + 0.939081*x.^2 + -0.293077*x.^3 ).*(x>=0.825 & x<0.85) ...
+( 0.448237 + -0.999972*x.^1 + 0.847106*x.^2 + -0.257009*x.^3 ).*(x>=0.85 & x<0.875) ...
+( 0.427559 + -0.929078*x.^1 + 0.766084*x.^2 + -0.226143*x.^3 ).*(x>=0.875 & x<0.9) ...
+( 0.407875 + -0.863465*x.^1 + 0.693181*x.^2 + -0.199142*x.^3 ).*(x>=0.9 & x<0.925) ...
+( 0.390624 + -0.807515*x.^1 + 0.632694*x.^2 + -0.177345*x.^3 ).*(x>=0.925 & x<0.95) ...
+( 0.369514 + -0.740852*x.^1 + 0.562523*x.^2 + -0.152723*x.^3 ).*(x>=0.95 & x<0.975) ...
+( 0.369514 + -0.740852*x.^1 + 0.562523*x.^2 + -0.152723*x.^3 ).*(x>=0.975);


plot(x,origin,x,y1,x,y2,x,y3,x,y4,x,y5,x,y6,x,y7,x,y8,x,y9,x,y10);
legend('origin','N=6(complete)','N=6(notAknot)','N=11(complete)','N=11(notAknot)', ...
      'N=21(complete)','N=21(notAknot)','N=41(complete)','N=41(notAknot)', ...
      'N=81(complete)','N=81(notAknot)');
axis([-1.2 1.2 -0.2 1.2]);
title('ASSIGNMENT.B');